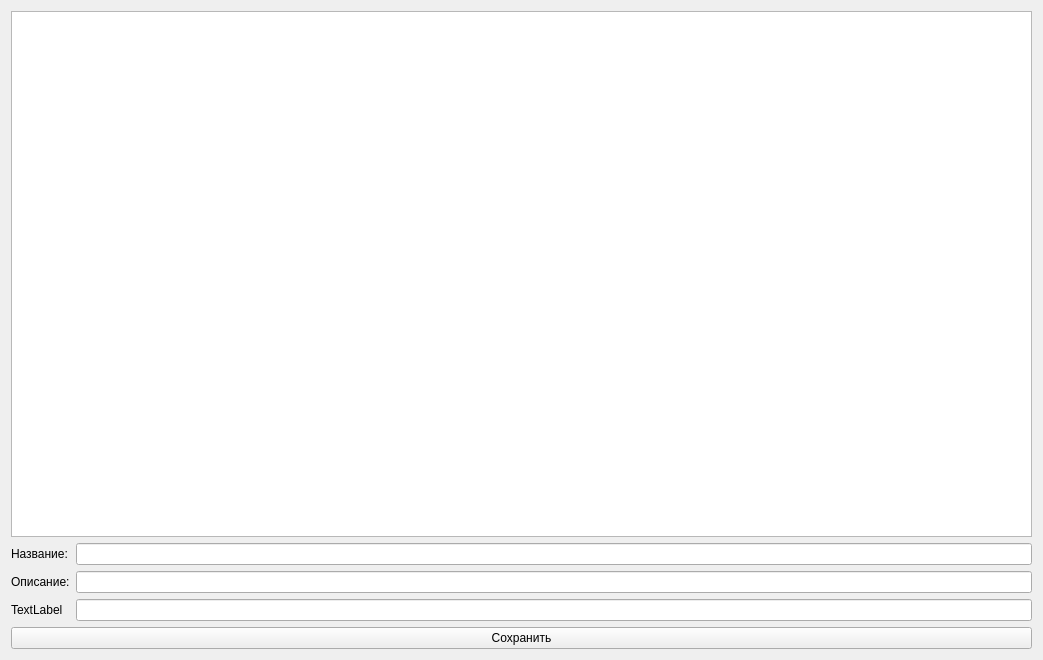
<?xml version="1.0" encoding="UTF-8"?>
<ui version="4.0">
 <class>SubCategoryForm</class>
 <widget class="QWidget" name="SubCategoryForm">
  <property name="geometry">
   <rect>
    <x>0</x>
    <y>0</y>
    <width>1043</width>
    <height>660</height>
   </rect>
  </property>
  <property name="windowTitle">
   <string>Form</string>
  </property>
  <layout class="QVBoxLayout" name="verticalLayout">
   <item>
    <widget class="QTableView" name="table_sub_category">
     <property name="sizeAdjustPolicy">
      <enum>QAbstractScrollArea::AdjustToContents</enum>
     </property>
    </widget>
   </item>
   <item>
    <layout class="QFormLayout" name="formLayout">
     <property name="sizeConstraint">
      <enum>QLayout::SetDefaultConstraint</enum>
     </property>
     <property name="fieldGrowthPolicy">
      <enum>QFormLayout::AllNonFixedFieldsGrow</enum>
     </property>
     <property name="rowWrapPolicy">
      <enum>QFormLayout::DontWrapRows</enum>
     </property>
     <property name="topMargin">
      <number>0</number>
     </property>
     <item row="0" column="0">
      <widget class="QLabel" name="label">
       <property name="text">
        <string>Название:</string>
       </property>
      </widget>
     </item>
     <item row="0" column="1">
      <widget class="QLineEdit" name="lineEdit_title_sub_category"/>
     </item>
     <item row="1" column="0">
      <widget class="QLabel" name="label_2">
       <property name="text">
        <string>Описание:</string>
       </property>
      </widget>
     </item>
     <item row="1" column="1">
      <widget class="QLineEdit" name="lineEdit_desc_sub_category"/>
     </item>
     <item row="2" column="0">
      <widget class="QLabel" name="label_3">
       <property name="text">
        <string>TextLabel</string>
       </property>
      </widget>
     </item>
     <item row="2" column="1">
      <widget class="QLineEdit" name="lineEdit_categoryid_sub_category"/>
     </item>
    </layout>
   </item>
   <item>
    <widget class="QPushButton" name="pushButton_sub_category">
     <property name="text">
      <string>Сохранить</string>
     </property>
    </widget>
   </item>
  </layout>
 </widget>
 <resources/>
 <connections/>
</ui>
